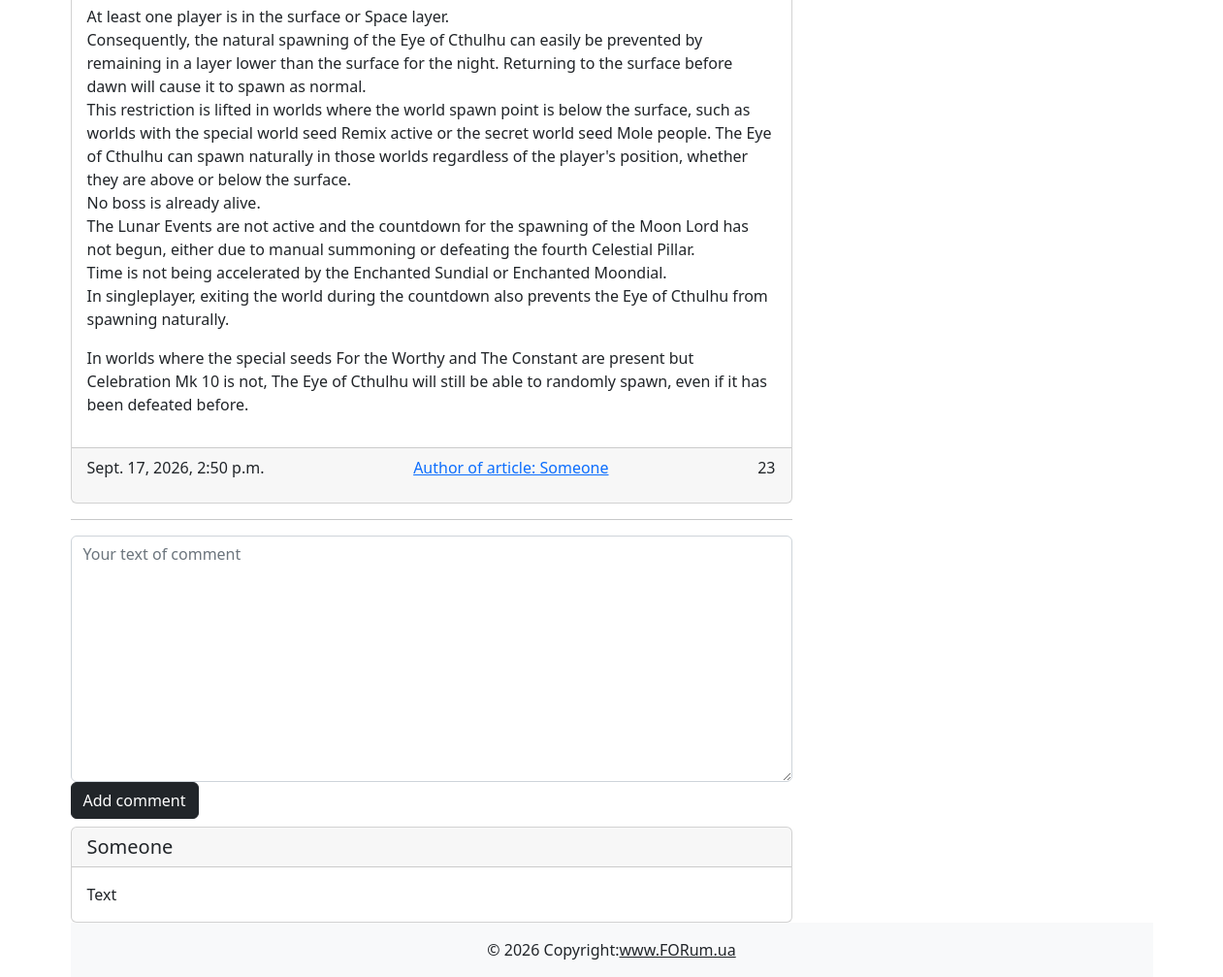
/post/1/ (lower part), run on an earlier commit of the app's database.
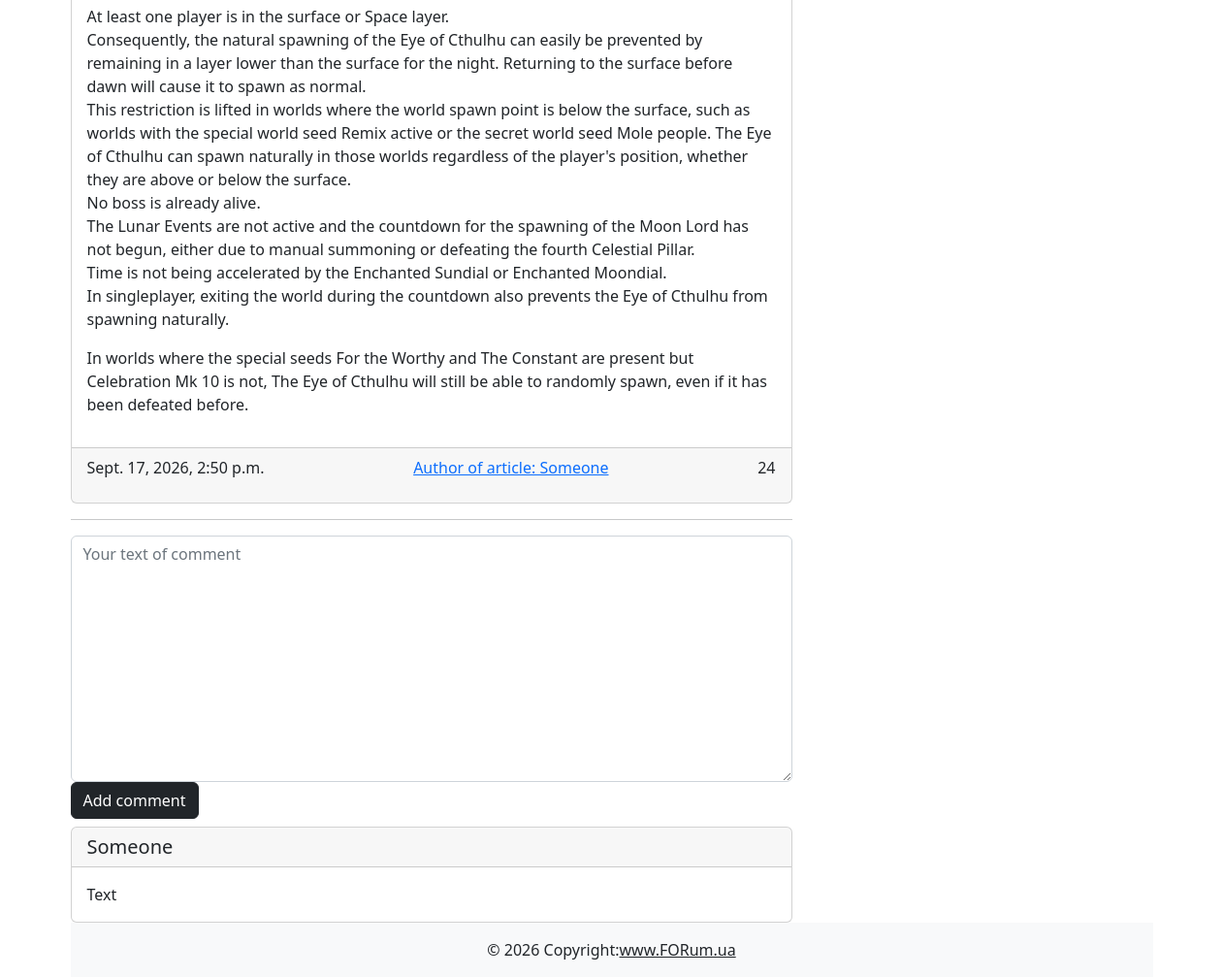
And on a later commit of the database.
### forum/models.py (models this page shows, shortened)
class Post(models.Model):
    title = models.CharField(max_length=256)
    content = models.TextField(default='soon...')
    created_at = models.DateTimeField(auto_now_add=True)
    updated_at = models.DateTimeField(auto_now=True)
    photo = models.ImageField(upload_to='photos/', blank=True, null=True)
    watched = models.IntegerField(default=0)
    is_published = models.BooleanField(default=True)
    category = models.ForeignKey(Category, on_delete=models.CASCADE)
    def get_absolute_url(self):
        return reverse("post_detail", kwargs={"pk": self.pk})

### forum/views.py (the view)
# urls.py: path('post/<int:pk>/', post_detail, name='post_detail'),
def post_detail(request, pk):
    article = Post.objects.get(pk=pk)
    Post.objects.filter(pk=pk).update(watched=F('watched') + 1)
    ext_post = Post.objects.all().exclude(pk=pk).order_by('-watched')
    context = {
        'title': article.title,
        'post': article,
        'ext_posts': ext_post,
    }
    return render(request, 'forum/article_detail.html', context)

### forum/models.py (called while the page is built)
    def __str__(self):
        return self.title

### forum/templates/forum/article_detail.html (shortened to what this page needs)
{% extends "base.html" %}
{% block main %}
            <div class="d-flex justify-content-between"><div class="col-8">
                <div class="card">
                <div class="card-body">
                    <p class="card-text">
                        {{ post.content | linebreaks }}
                </div>
                    <div class="card-footer d-flex justify-content-between"><p class="card-text">{{ post.created_at }}</p>
                        <a href="/profile/1">Author of article: Someone</a>
                        <p class="card-text">{{ post.watched }}</p>
                    </div>
                </div>
                <hr>
                <form action="#!" method="post" , enctype="multipart/form-data">
                    <textarea name="text" cols="40" rows="10" class="form-control" placeholder="Your text of comment" required id="id_text"></textarea>
                    <button class="btn btn-dark" type="submit">Add comment</button>
                </form>
                <div class="card mt-2"><h5 class="card-header">Someone</h5>
                    <div class="card-body">
                        <p class="card-text">Text</p>
                    </div>
                </div>
            </div>
            <div class="col-1"></div>
            <div class="col-4">
            </div>
            </div>
{% endblock main %}

What changed in the data, as far as the page shows it:
changed Post: watched "23" → "24"
